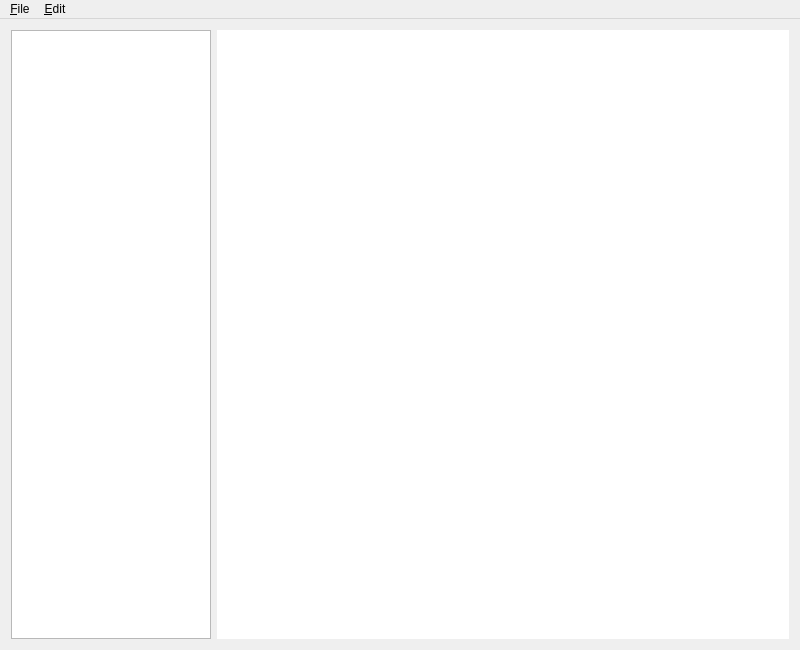
<?xml version="1.0" encoding="UTF-8"?>
<ui version="4.0">
 <class>MainWindow</class>
 <widget class="QMainWindow" name="MainWindow">
  <property name="geometry">
   <rect>
    <x>0</x>
    <y>0</y>
    <width>800</width>
    <height>650</height>
   </rect>
  </property>
  <property name="windowTitle">
   <string>QAstro-Astrology Software on Qt</string>
  </property>
  <property name="windowIcon">
   <iconset resource="qastro.qrc">
    <normaloff>:/icons/qastro.ico</normaloff>:/icons/qastro.ico</iconset>
  </property>
  <widget class="QWidget" name="centralWidget">
   <property name="styleSheet">
    <string notr="true"/>
   </property>
   <layout class="QHBoxLayout" name="horizontalLayout">
    <item>
     <widget class="QTextBrowser" name="textDisplay">
      <property name="sizePolicy">
       <sizepolicy hsizetype="Fixed" vsizetype="Expanding">
        <horstretch>0</horstretch>
        <verstretch>0</verstretch>
       </sizepolicy>
      </property>
      <property name="minimumSize">
       <size>
        <width>200</width>
        <height>0</height>
       </size>
      </property>
      <property name="maximumSize">
       <size>
        <width>200</width>
        <height>16777215</height>
       </size>
      </property>
      <property name="font">
       <font>
        <pointsize>10</pointsize>
       </font>
      </property>
      <property name="styleSheet">
       <string notr="true"/>
      </property>
     </widget>
    </item>
    <item>
     <widget class="Grapher" name="graphDisplay" native="true">
      <property name="minimumSize">
       <size>
        <width>400</width>
        <height>400</height>
       </size>
      </property>
      <property name="styleSheet">
       <string notr="true">background-color: rgb(255, 255, 255);</string>
      </property>
     </widget>
    </item>
   </layout>
  </widget>
  <widget class="QMenuBar" name="menuBar">
   <property name="geometry">
    <rect>
     <x>0</x>
     <y>0</y>
     <width>800</width>
     <height>23</height>
    </rect>
   </property>
   <widget class="QMenu" name="menuFile">
    <property name="title">
     <string>&amp;File</string>
    </property>
    <addaction name="actionOpen"/>
    <addaction name="actionSave"/>
    <addaction name="actionExit"/>
   </widget>
   <widget class="QMenu" name="menuEdit">
    <property name="title">
     <string>&amp;Edit</string>
    </property>
    <addaction name="actionEditChart"/>
    <addaction name="separator"/>
    <addaction name="actionPreference"/>
   </widget>
   <addaction name="menuFile"/>
   <addaction name="menuEdit"/>
  </widget>
  <action name="actionOpen">
   <property name="text">
    <string>&amp;Open Chart</string>
   </property>
  </action>
  <action name="actionSave">
   <property name="text">
    <string>&amp;Save Chart</string>
   </property>
   <property name="priority">
    <enum>QAction::NormalPriority</enum>
   </property>
  </action>
  <action name="actionExit">
   <property name="text">
    <string>E&amp;xit</string>
   </property>
  </action>
  <action name="actionEditChart">
   <property name="text">
    <string>Edit &amp;Chart</string>
   </property>
  </action>
  <action name="actionEditSettings">
   <property name="text">
    <string>P&amp;reference</string>
   </property>
  </action>
  <action name="actionPreference">
   <property name="text">
    <string>&amp;Preference</string>
   </property>
  </action>
 </widget>
 <layoutdefault spacing="6" margin="11"/>
 <customwidgets>
  <customwidget>
   <class>Grapher</class>
   <extends>QWidget</extends>
   <header location="global">grapher.h</header>
   <container>1</container>
  </customwidget>
 </customwidgets>
 <resources>
  <include location="qastro.qrc"/>
 </resources>
 <connections/>
</ui>
